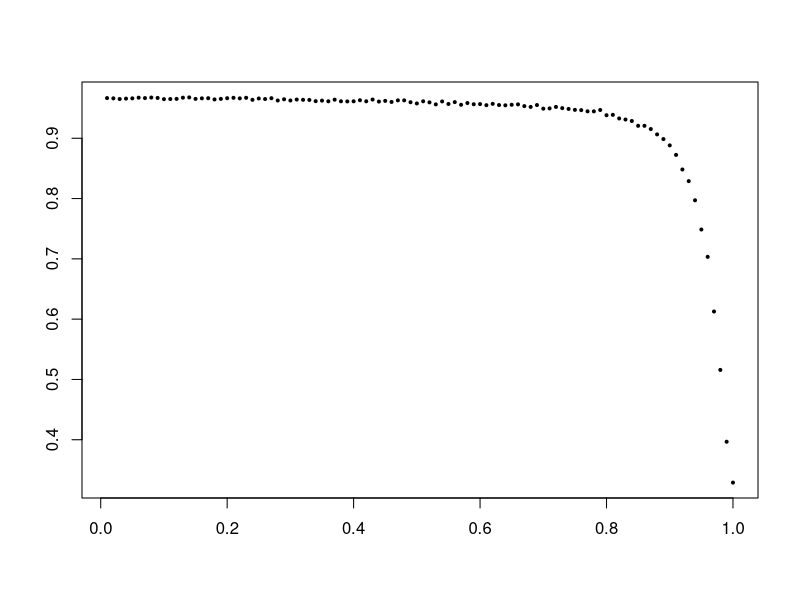

R code for this plot: (Note: this script raises an error after producing the figure.)
x=seq(0.01,1,0.01)

y=read.table('as_iris_k1.dat')
y=as.matrix(y)

d <- data.frame(x,y)  ## need to use data in a data.frame for predict()
logEstimate <- lm(y~log(x),data=d)

plot(x, y,main=paste("k = ", k),xlab="p",ylab="Accuracy",pch=21,bg=1,cex=0.4)

xvec <- seq(0,100,length=101)
logpred <- predict(logEstimate,newdata=data.frame(x=xvec))
lines(xvec,logpred)

coef(logEstimate)
## (Intercept)      log(x) 
##  0.6183839   0.0856404 
curve(0.61838+0.08564*log(x),add=TRUE,col=2)

with(as.list(coef(fit)), curve(`(Intercept)`+`log(e)`*log(e),add=TRUE,col=4))

est1 <- predict(lm(y~x,data=d),newdata=data.frame(x=xvec))
plot(est1,logpred)
